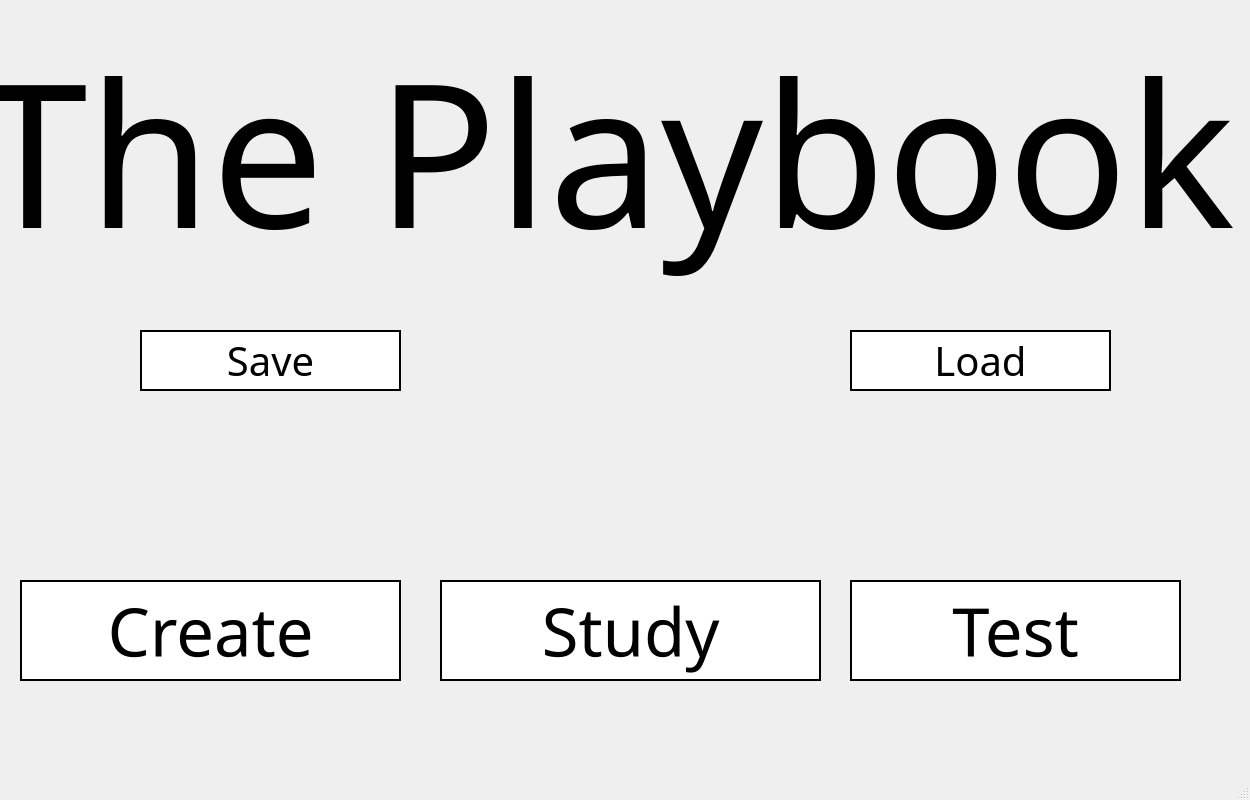
<?xml version="1.0" encoding="UTF-8"?>
<ui version="4.0">
 <class>MainWindow</class>
 <widget class="QMainWindow" name="MainWindow">
  <property name="geometry">
   <rect>
    <x>0</x>
    <y>0</y>
    <width>1250</width>
    <height>800</height>
   </rect>
  </property>
  <property name="minimumSize">
   <size>
    <width>1250</width>
    <height>800</height>
   </size>
  </property>
  <property name="maximumSize">
   <size>
    <width>1600</width>
    <height>900</height>
   </size>
  </property>
  <property name="windowTitle">
   <string>MainWindow</string>
  </property>
  <widget class="QWidget" name="centralwidget">
   <widget class="QLabel" name="playbookLabel">
    <property name="geometry">
     <rect>
      <x>-80</x>
      <y>-70</y>
      <width>1371</width>
      <height>441</height>
     </rect>
    </property>
    <property name="font">
     <font>
      <family>BiauKai</family>
      <pointsize>150</pointsize>
     </font>
    </property>
    <property name="styleSheet">
     <string notr="true">color: black;</string>
    </property>
    <property name="text">
     <string>The Playbook</string>
    </property>
    <property name="alignment">
     <set>Qt::AlignCenter</set>
    </property>
   </widget>
   <widget class="QPushButton" name="createButton">
    <property name="geometry">
     <rect>
      <x>20</x>
      <y>580</y>
      <width>381</width>
      <height>101</height>
     </rect>
    </property>
    <property name="font">
     <font>
      <family>BiauKai</family>
      <pointsize>50</pointsize>
     </font>
    </property>
    <property name="styleSheet">
     <string notr="true">background-color: rgb(255, 255, 255);
color: black;
border: 2px solid black;</string>
    </property>
    <property name="text">
     <string>Create</string>
    </property>
   </widget>
   <widget class="QPushButton" name="studyButton">
    <property name="geometry">
     <rect>
      <x>440</x>
      <y>580</y>
      <width>381</width>
      <height>101</height>
     </rect>
    </property>
    <property name="font">
     <font>
      <family>BiauKai</family>
      <pointsize>50</pointsize>
     </font>
    </property>
    <property name="styleSheet">
     <string notr="true">background-color: rgb(255, 255, 255);
color: black;
border: 2px solid black;</string>
    </property>
    <property name="text">
     <string>Study</string>
    </property>
   </widget>
   <widget class="QPushButton" name="testButton">
    <property name="geometry">
     <rect>
      <x>850</x>
      <y>580</y>
      <width>331</width>
      <height>101</height>
     </rect>
    </property>
    <property name="font">
     <font>
      <family>BiauKai</family>
      <pointsize>50</pointsize>
     </font>
    </property>
    <property name="styleSheet">
     <string notr="true">background-color: rgb(255, 255, 255);
color: black;
border: 2px solid black;</string>
    </property>
    <property name="text">
     <string>Test</string>
    </property>
   </widget>
   <widget class="QLabel" name="ballLabel">
    <property name="geometry">
     <rect>
      <x>560</x>
      <y>450</y>
      <width>100</width>
      <height>100</height>
     </rect>
    </property>
    <property name="text">
     <string/>
    </property>
    <property name="pixmap">
     <pixmap resource="Resources.qrc">:/Images/football.png</pixmap>
    </property>
    <property name="scaledContents">
     <bool>true</bool>
    </property>
   </widget>
   <widget class="QLabel" name="background">
    <property name="geometry">
     <rect>
      <x>0</x>
      <y>0</y>
      <width>1251</width>
      <height>771</height>
     </rect>
    </property>
    <property name="text">
     <string/>
    </property>
    <property name="pixmap">
     <pixmap resource="Resources.qrc">:/Images/FullField.png</pixmap>
    </property>
    <property name="scaledContents">
     <bool>true</bool>
    </property>
   </widget>
   <widget class="QPushButton" name="saveButton">
    <property name="geometry">
     <rect>
      <x>140</x>
      <y>330</y>
      <width>261</width>
      <height>61</height>
     </rect>
    </property>
    <property name="font">
     <font>
      <family>BiauKai</family>
      <pointsize>30</pointsize>
     </font>
    </property>
    <property name="styleSheet">
     <string notr="true">background-color: rgb(255, 255, 255);
color: black;
border: 2px solid black;</string>
    </property>
    <property name="text">
     <string>Save</string>
    </property>
   </widget>
   <widget class="QPushButton" name="loadButton">
    <property name="geometry">
     <rect>
      <x>850</x>
      <y>330</y>
      <width>261</width>
      <height>61</height>
     </rect>
    </property>
    <property name="font">
     <font>
      <family>BiauKai</family>
      <pointsize>30</pointsize>
     </font>
    </property>
    <property name="styleSheet">
     <string notr="true">background-color: rgb(255, 255, 255);
color: black;
border: 2px solid black;</string>
    </property>
    <property name="text">
     <string>Load</string>
    </property>
   </widget>
   <zorder>background</zorder>
   <zorder>createButton</zorder>
   <zorder>studyButton</zorder>
   <zorder>testButton</zorder>
   <zorder>ballLabel</zorder>
   <zorder>playbookLabel</zorder>
   <zorder>saveButton</zorder>
   <zorder>loadButton</zorder>
  </widget>
  <widget class="QMenuBar" name="menubar">
   <property name="geometry">
    <rect>
     <x>0</x>
     <y>0</y>
     <width>1250</width>
     <height>21</height>
    </rect>
   </property>
  </widget>
  <widget class="QStatusBar" name="statusbar"/>
 </widget>
 <resources>
  <include location="Resources.qrc"/>
 </resources>
 <connections/>
</ui>
